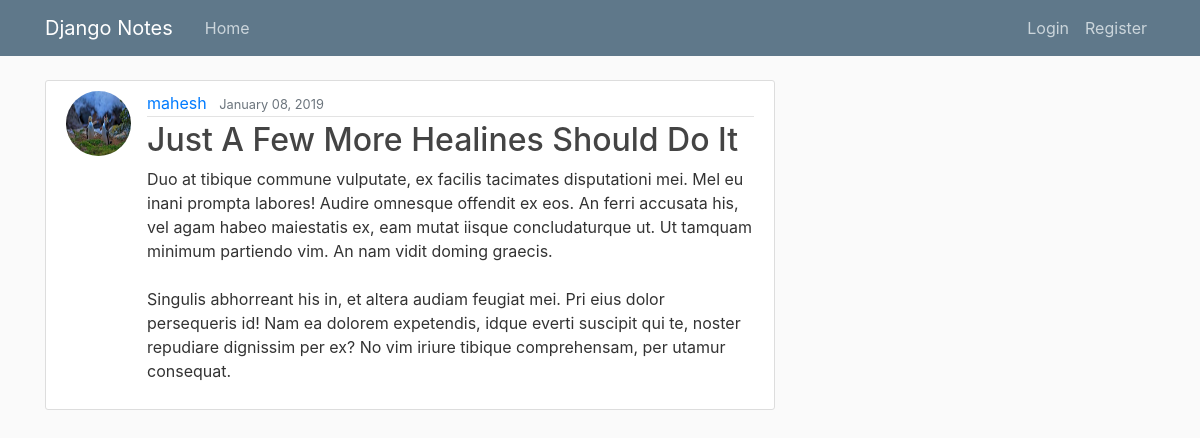
The page /notes/31/ on the database its author committed.
### notes/models.py (models this page shows, shortened)
class notes(models.Model):
	title = models.CharField(max_length=100)
	content = models.TextField()
	date_posted = models.DateTimeField(default=timezone.now)
	author = models.ForeignKey(User,on_delete = models.CASCADE)

### users/models.py (models this page shows, shortened)
class profile(models.Model):
    user = models.OneToOneField(User,on_delete = models.CASCADE)
    image = models.ImageField(default ='profile_pics/default.jpg',upload_to='profile_pics')

### notes/views.py (the view)
# urls.py: path('notes/<int:pk>/',PostDetailView.as_view(),name ='notes-detail'),
class PostDetailView(DetailView):
	model = notes
	queryset = notes.objects.filter()

### notes/templates/notes/notes_detail.html (shortened to what this page needs)
{% extends "notes/base.html" %}
{% block content %}
      <article class="media content-section">
      <img class = "rounded-circle article-img" src="{{ object.author.profile.image.url }}">
  <div class="media-body">
    <div class="article-metadata">
      <a class="mr-2" href="{% url 'user-notes' object.author.username %}">{{ object.author }}</a>
      <small class="text-muted">{{ object.date_posted|date:"F d, Y" }}</small>
          </div>
    <h2 class="article-title" href="#">{{ object.title }}</h2>
    <p class="article-content">{{ object.content }}</p>
  </div>
</article>
{% endblock content %}

### notes/static/notes/main.css (style rules this page uses)
body { background: #fafafa; color: #333333; margin-top: 5rem; }
h1, h2, h3, h4, h5, h6 { color: #444444; }
.content-section { background: #ffffff; padding: 10px 20px; border: 1px solid #dddddd; border-radius: 3px; margin-bottom: 20px; }
.article-title { color: #444444; }
.article-content { white-space: pre-line; }
.article-img { height: 65px; width: 65px; margin-right: 16px; }
.article-metadata { padding-bottom: 1px; margin-bottom: 4px; border-bottom: 1px solid #e3e3e3 }

### rows shown on the page
notes: author.profile.image (picture), author "mahesh", date_posted "January 08, 2019", title "Just A Few More Healines Should Do It", content "Duo at tibique commune vulputate, ex facilis tacimates disputationi mei. Mel eu inani prompta labores! Audire omnesque offendit ex eos. An ferri accusata his, vel agam habeo maiestatis ex, eam mutat iisque concludaturque ut. Ut tamquam minimum partiendo vim. An nam vidit doming graecis. Singulis abhorreant his in, et altera audiam feugiat mei. Pri eius dolor persequeris id! Nam ea dolorem expetendis, idque everti suscipit qui te, noster repudiare dignissim per ex? No vim iriure tibique comprehensam, per utamur consequat."
